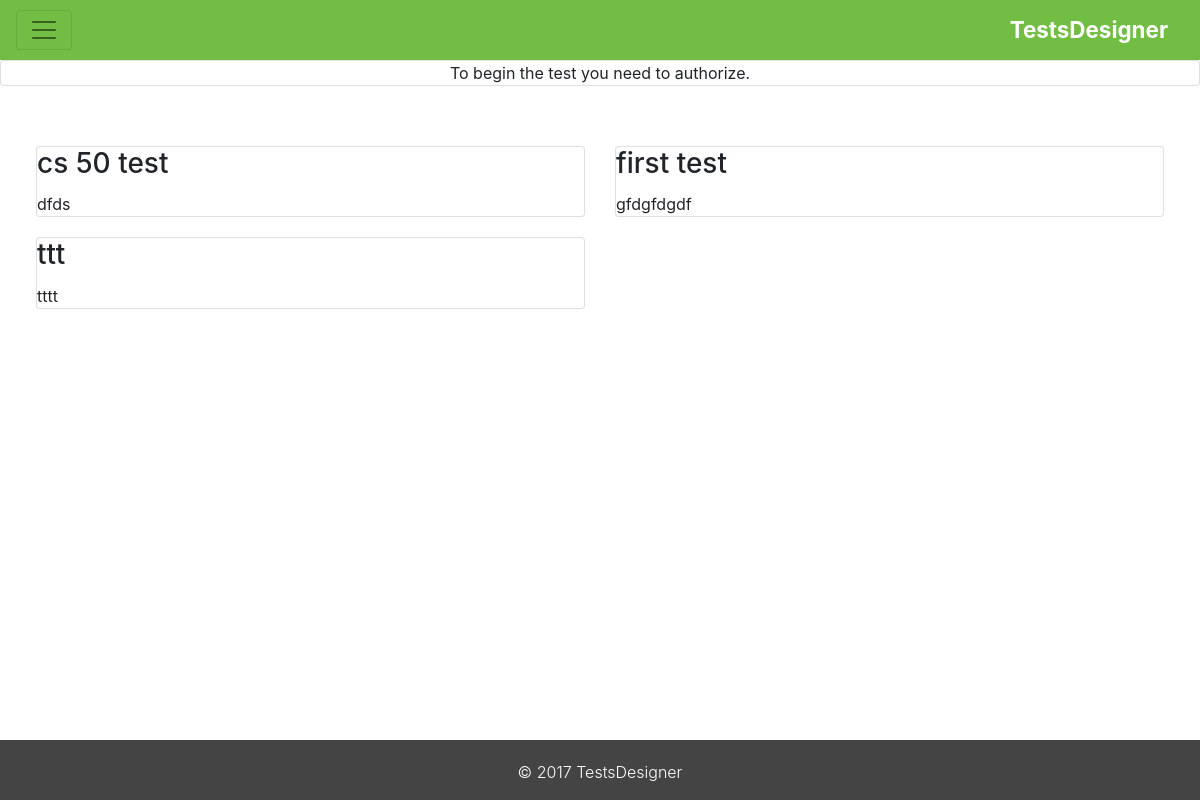
/test-list, run on an earlier commit of the app's database.
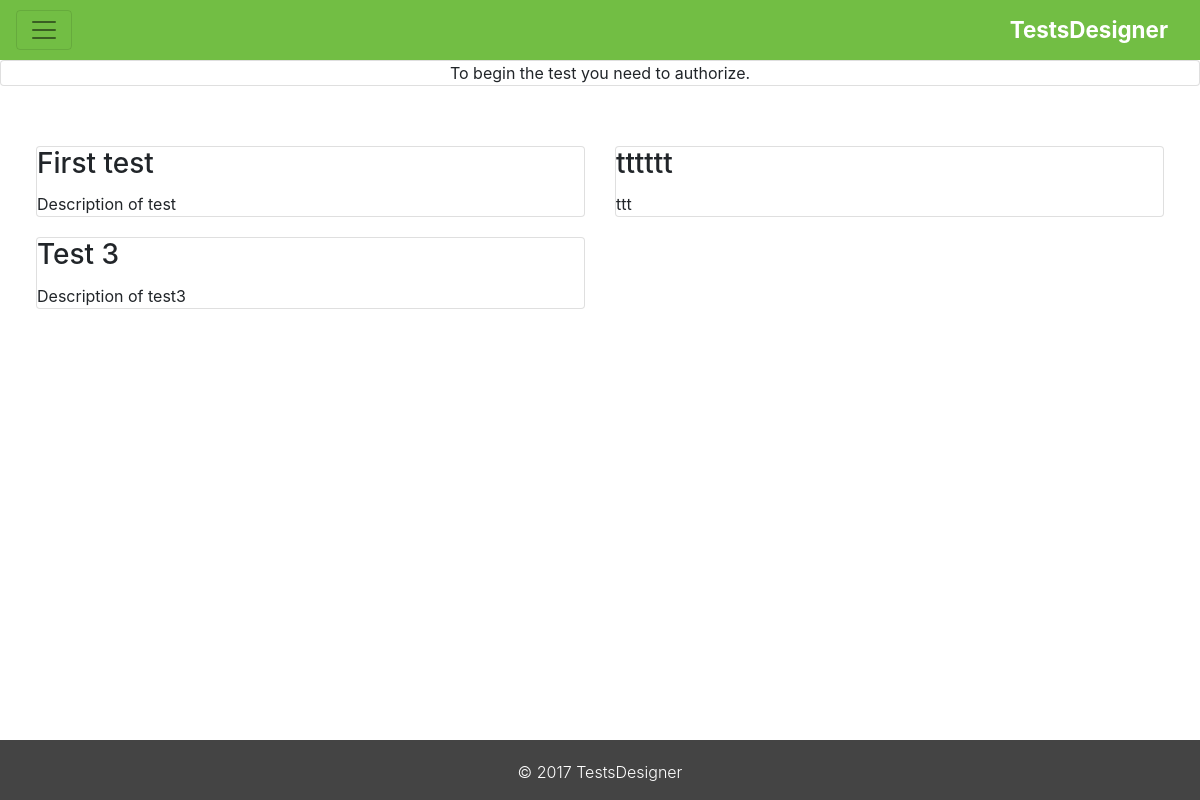
And on a later commit of the database.
### model.py (models this page shows, shortened)
class Test(Model):
    name = CharField(unique=True)
    description = CharField()
    user = ForeignKeyField(User, related_name='tests')
    class Meta:
        database = db

### application.py (the view)
@app.route('/test-list')
def testsList():
	tests = Test.select()
	return render_template('testsList.html', tests=tests)

### templates/testsList.html (shortened to what this page needs)
{% extends "layout.html" %} {% block title%} | Test list {% endblock %} {% block content %} {% if not session.user_id %}
<div class="card">
    <div class="card-block">
        <center>
            To begin the test you need to authorize.
        </center>
    </div>
</div>
<br> {% endif %}
<div class="container-fluid about-page">
    <div class="row">
        {% for test in tests %}
        <div class="col-sm-6 test-card">
            <div class="card">
                <div class="card-block">
                    <h3 class="card-title">{{test.name}}</h3>
                    <p class="card-text">{{test.description}}</p>
                </div>
            </div>
        </div>
        {% endfor %}
    </div>
</div>
{% endblock %}

### templates/layout.html (shortened to what this page needs)
<!DOCTYPE html>
<html lang="en">
<head>
    <link rel="stylesheet" href="https://maxcdn.bootstrapcdn.com/bootstrap/4.0.0-alpha.6/css/bootstrap.min.css">
    <link href="{{ url_for('static', filename='styles.css') }}" rel="stylesheet" />
</head>
<body>
    <div class="wrapper">
        <nav class="navbar navbar-toggleable-md navbar-light bg-faded">
            <button class="navbar-toggler navbar-toggler-right" type="button" data-toggle="collapse" data-target="#navbarSupportedContent" aria-controls="navbarSupportedContent" aria-expanded="false" aria-label="Toggle navigation">
                <span class="navbar-toggler-icon"></span>
            </button>
            <a class="navbar-brand" href="/">TestsDesigner</a>
        </nav>
        {% block content %}{% endblock %}
        <div class=" footer ">
            <p> © 2017 TestsDesigner</p>
        </div>
    </div>
</body>
</html>

### static/styles.css (style rules this page uses)
.wrapper { min-height: 100vh; position: relative; padding-bottom: 100px; }
.navbar .navbar-brand, .navbar .navbar-brand:hover { color: #fff; font-weight: bold; font-size: 1.4em; }
.navbar { background: #72BE44; }
.footer { height: 60px; padding-top: 20px; width: 100%; position: absolute; bottom: 0; text-align: center; clear: both; background: #444; color: #fff; font-weight: 300; }
.about-page { padding: 3%; }
.test-card { margin-bottom: 20px; }

What changed in the data, as far as the page shows it:
removed Test: name "first test", description "gfdgfdgdf"
removed Test: name "ttt", description "tttt"
changed Test: name "cs 50 test" → "First test"; description "dfds" → "Description of test"
added Test: name "tttttt", description "ttt"
added Test: name "Test 3", description "Description of test3"
